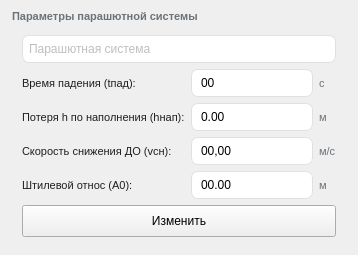
                  <widget class="QFrame" name="groupInitialParams">
                   <property name="styleSheet">
                    <string notr="true">QFrame#groupInitialParams { background-color: #FFFFFF; border: 1px solid #DDE1E3; border-radius: 10px; }</string>
                   </property>
                   <property name="frameShape">
                    <enum>QFrame::NoFrame</enum>
                   </property>
                   <layout class="QVBoxLayout" name="groupInitialParamsOuterLayout">
                    <property name="spacing">
                     <number>8</number>
                    </property>
                    <property name="leftMargin">
                     <number>12</number>
                    </property>
                    <property name="topMargin">
                     <number>10</number>
                    </property>
                    <property name="rightMargin">
                     <number>12</number>
                    </property>
                    <property name="bottomMargin">
                     <number>10</number>
                    </property>
                    <item>
                     <widget class="QLabel" name="groupInitialParamsTitle">
                      <property name="styleSheet">
                       <string notr="true">font-size: 8pt; text-transform: uppercase; color: #6B7278; font-weight: 700; border: none; background: transparent;</string>
                      </property>
                      <property name="text">
                       <string>Параметры парашютной системы</string>
                      </property>
                     </widget>
                    </item>
                    <item>
                     <layout class="QGridLayout" name="gridLayoutParams">
                      <property name="leftMargin">
                       <number>10</number>
                      </property>
                      <property name="topMargin">
                       <number>4</number>
                      </property>
                      <property name="rightMargin">
                       <number>10</number>
                      </property>
                      <property name="bottomMargin">
                       <number>8</number>
                      </property>
                      <property name="spacing">
                       <number>6</number>
                      </property>
                      <item row="0" column="0" colspan="3">
                       <widget class="QComboBox" name="comboBox">
                        <property name="enabled">
                         <bool>false</bool>
                        </property>
                        <property name="minimumSize">
                         <size>
                          <width>160</width>
                          <height>28</height>
                         </size>
                        </property>
                        <property name="styleSheet">
                         <string notr="true">
QComboBox { border:1px solid #DDE1E3; border-radius:7px; padding:0 6px; font-size:9pt; background:#fff; }
QComboBox::drop-down { border: none; width: 20px; border-top-right-radius: 7px; border-bottom-right-radius: 7px; }
QComboBox QAbstractItemView { border:1px solid #DDE1E3; border-radius:7px; background:#fff; outline:none; selection-background-color:#E8F5E9; selection-color:#0F6B4F; }
</string>
                        </property>
                        <item>
                         <property name="text">
                          <string>Парашютная система</string>
                         </property>
                        </item>
                       </widget>
                      </item>
                      <item row="1" column="0">
                       <widget class="QLabel" name="lblTimeVP">
                        <property name="styleSheet">
                         <string notr="true">font-size: 8.5pt; color: #1C1F22; background: transparent;</string>
                        </property>
                        <property name="text">
                         <string>Время падения (tпад):</string>
                        </property>
                       </widget>
                      </item>
                      <item row="1" column="1">
                       <widget class="QLineEdit" name="editTimeVP">
                        <property name="minimumSize">
                         <size>
                          <width>68</width>
                          <height>28</height>
                         </size>
                        </property>
                        <property name="styleSheet">
                         <string notr="true">border:1px solid #DDE1E3; border-radius:7px; padding:0 7px; font-size:9pt; background:#fff;</string>
                        </property>
                        <property name="text">
                         <string>00</string>
                        </property>
                       </widget>
                      </item>
                      <item row="1" column="2">
                       <widget class="QLabel" name="lblTimeVPUnit">
                        <property name="styleSheet">
                         <string notr="true">font-size: 8pt; color: #6B7278; background: transparent;</string>
                        </property>
                        <property name="text">
                         <string>с</string>
                        </property>
                       </widget>
                      </item>
                      <item row="2" column="0">
                       <widget class="QLabel" name="lblLossPV">
                        <property name="styleSheet">
                         <string notr="true">font-size: 8.5pt; color: #1C1F22; background: transparent;</string>
                        </property>
                        <property name="text">
                         <string>Потеря h по наполнения (hнап):</string>
                        </property>
                       </widget>
                      </item>
                      <item row="2" column="1">
                       <widget class="QLineEdit" name="editLossPV">
                        <property name="minimumSize">
                         <size>
                          <width>68</width>
                          <height>28</height>
                         </size>
                        </property>
                        <property name="styleSheet">
                         <string notr="true">border:1px solid #DDE1E3; border-radius:7px; padding:0 7px; font-size:9pt; background:#fff;</string>
                        </property>
                        <property name="text">
                         <string>0.00</string>
                        </property>
                       </widget>
                      </item>
                      <item row="2" column="2">
                       <widget class="QLabel" name="lblLossPVUnit">
                        <property name="styleSheet">
                         <string notr="true">font-size: 8pt; color: #6B7278; background: transparent;</string>
                        </property>
                        <property name="text">
                         <string>м</string>
                        </property>
                       </widget>
                      </item>
                      <item row="3" column="0">
                       <widget class="QLabel" name="lblSpeedDescent">
                        <property name="styleSheet">
                         <string notr="true">font-size: 8.5pt; color: #1C1F22; background: transparent;</string>
                        </property>
                        <property name="text">
                         <string>Скорость снижения ДО (vсн):</string>
                        </property>
                       </widget>
                      </item>
                      <item row="3" column="1">
                       <widget class="QLineEdit" name="editSpeedDescent">
                        <property name="minimumSize">
                         <size>
                          <width>68</width>
                          <height>28</height>
                         </size>
                        </property>
                        <property name="styleSheet">
                         <string notr="true">border:1px solid #DDE1E3; border-radius:7px; padding:0 7px; font-size:9pt; background:#fff;</string>
                        </property>
                        <property name="text">
                         <string>00,00</string>
                        </property>
                       </widget>
                      </item>
                      <item row="3" column="2">
                       <widget class="QLabel" name="lblSpeedDescentUnit">
                        <property name="styleSheet">
                         <string notr="true">font-size: 8pt; color: #6B7278; background: transparent;</string>
                        </property>
                        <property name="text">
                         <string>м/с</string>
                        </property>
                       </widget>
                      </item>
                      <item row="4" column="0">
                       <widget class="QLabel" name="lblStaffTime">
                        <property name="styleSheet">
                         <string notr="true">font-size: 8.5pt; color: #1C1F22; background: transparent;</string>
                        </property>
                        <property name="text">
                         <string>Штилевой относ (A0):</string>
                        </property>
                       </widget>
                      </item>
                      <item row="4" column="1">
                       <widget class="QLineEdit" name="editStaffTime">
                        <property name="minimumSize">
                         <size>
                          <width>68</width>
                          <height>28</height>
                         </size>
                        </property>
                        <property name="styleSheet">
                         <string notr="true">border:1px solid #DDE1E3; border-radius:7px; padding:0 7px; font-size:9pt; background:#fff;</string>
                        </property>
                        <property name="text">
                         <string>00.00</string>
                        </property>
                       </widget>
                      </item>
                      <item row="4" column="2">
                       <widget class="QLabel" name="lblStaffTimeUnit">
                        <property name="styleSheet">
                         <string notr="true">font-size: 8pt; color: #6B7278; background: transparent;</string>
                        </property>
                        <property name="text">
                         <string>м</string>
                        </property>
                       </widget>
                      </item>
                      <item row="5" column="0" colspan="3">
                       <widget class="QPushButton" name="btnLandingCalcEdit">
                        <property name="minimumSize">
                         <size>
                          <width>0</width>
                          <height>32</height>
                         </size>
                        </property>
                        <property name="text">
                         <string>Изменить</string>
                        </property>
                       </widget>
                      </item>
                     </layout>
                    </item>
                   </layout>
                  </widget>
